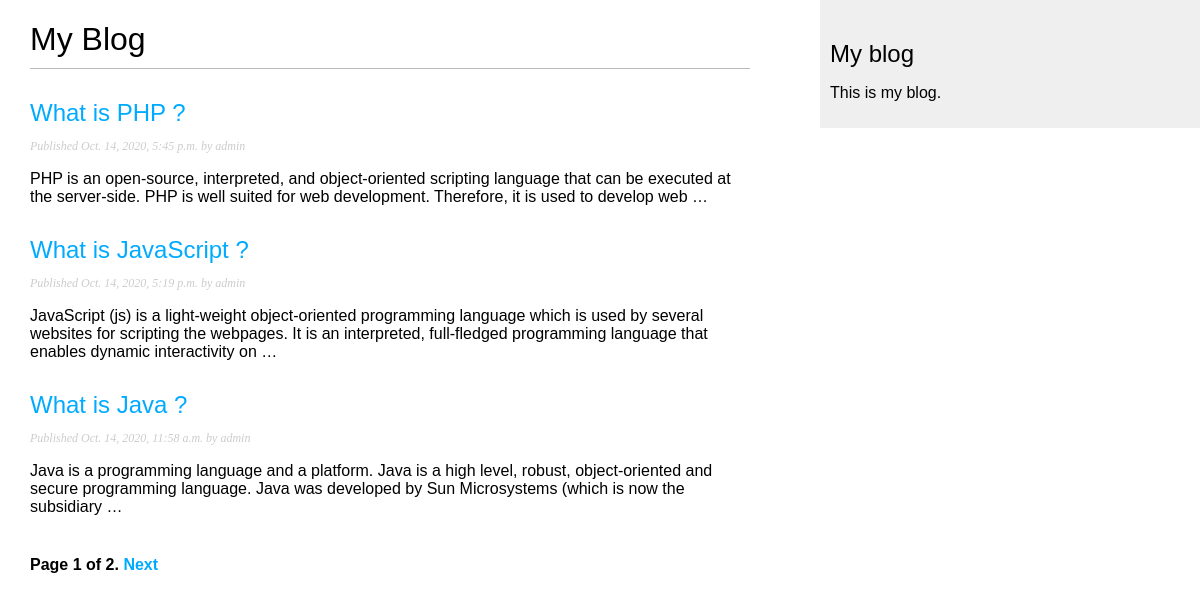
Page /blog/ on the earlier database version.
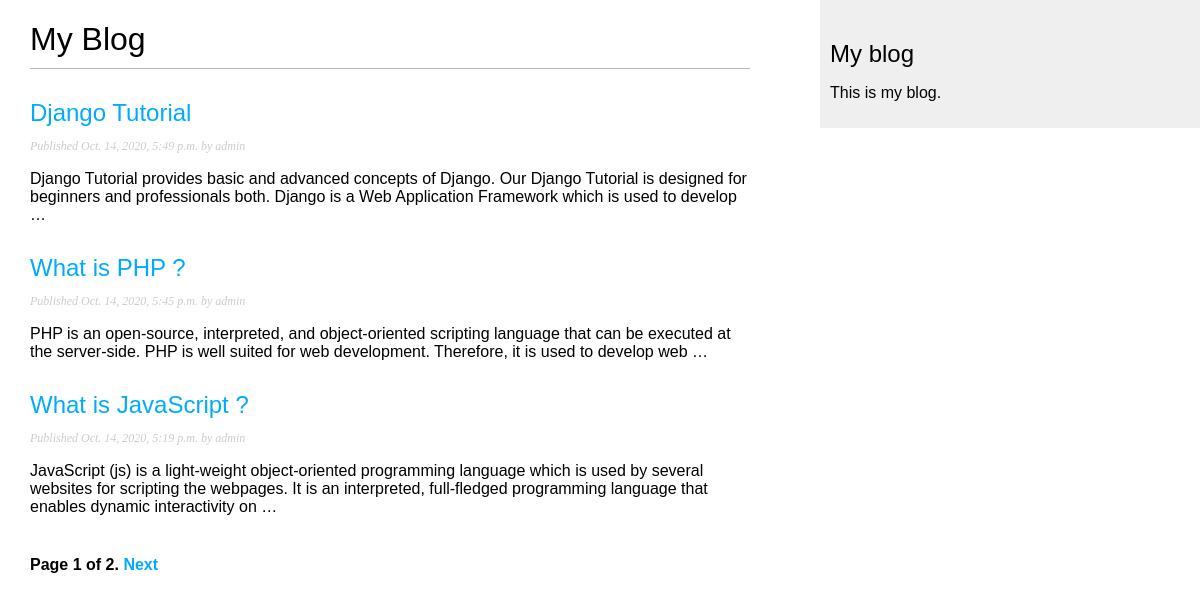
Same page on the later database version.
### blog/models.py (models this page shows, shortened)
class Post(models.Model):
    STATUS_CHOICES = (
('draft', 'Draft'),
('published', 'Published'),
)
    title = models.CharField(max_length=250)
    slug = models.SlugField(max_length=250,
    unique_for_date='publish')
    author = models.ForeignKey(User,
    on_delete=models.CASCADE,
    related_name='blog_posts')
    body = models.TextField()
    publish = models.DateTimeField(default=timezone.now)
    created = models.DateTimeField(auto_now_add=True)
    updated = models.DateTimeField(auto_now=True)
    status = models.CharField(max_length=10,
    choices=STATUS_CHOICES,
    default='draft')
    def get_absolute_url(self):
        return reverse('blog:post_detail', args=[self.publish.year,
            self.publish.month,
            self.publish.day, self.slug])
    class Meta:
      ordering = ('-publish',)
    objects = models.Manager() # The default manager.
    published = PublishedManager() # Our custom manager.
    """
 Creating a comment system
Building a model
    """

### blog/views.py (the view)
# urls.py: path('', views.PostListView.as_view(), name='post_list'),
class PostListView(ListView):
    queryset = Post.published.all()
    context_object_name = 'posts'
    paginate_by = 3
    template_name = 'blog/post/list.html'

### blog/templates/blog/post/list.html (shortened to what this page needs)
{% extends "blog/base.html" %}
{% block content %}
<h1>My Blog</h1>
{% for post in posts %}
<h2>
<a href="{{ post.get_absolute_url }}">
{{ post.title }}
</a>
</h2>
<p class="date">
Published {{ post.publish }} by {{ post.author }}
</p>
{{ post.body|truncatewords:30|linebreaks }}
{% endfor %}
{% include "pagination.html" with page=page_obj %}
{% endblock %}

Differences in the rows shown:
no longer on this page (row unchanged): Post: title "What is Java ?", publish "Oct. 14, 2020, 11:58 a.m.", author "admin", body "Java is a programming language and a platform. Java is a high level, robust, object-oriented and secure programming language. Java was developed by Sun Microsystems (which is now the subsidiary …"
added Post: title "Django Tutorial", publish "Oct. 14, 2020, 5:49 p.m.", author "admin", body "Django Tutorial provides basic and advanced concepts of Django. Our Django Tutorial is designed for beginners and professionals both. Django is a Web Application Framework which is used to develop …"
